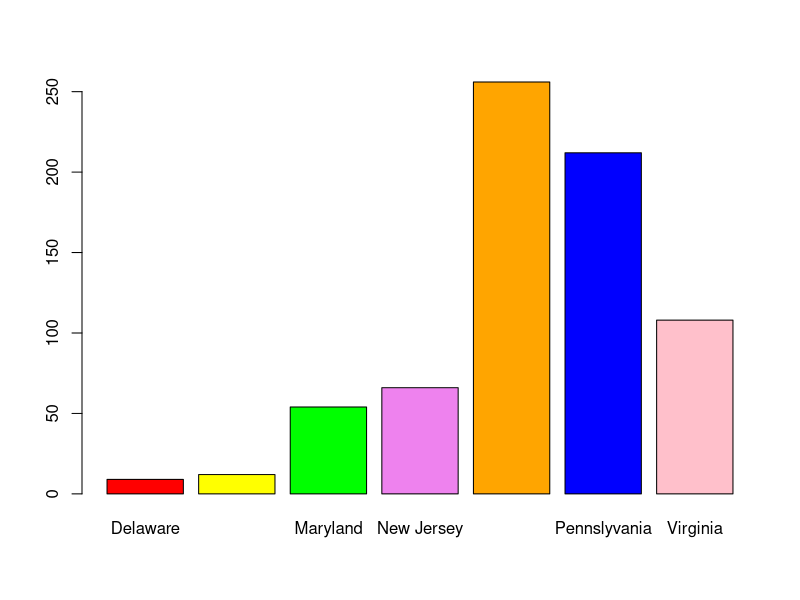
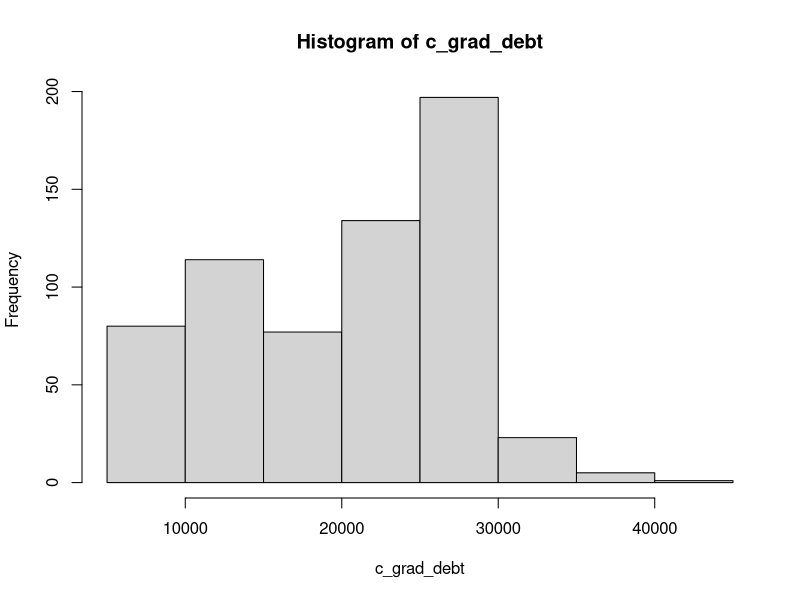
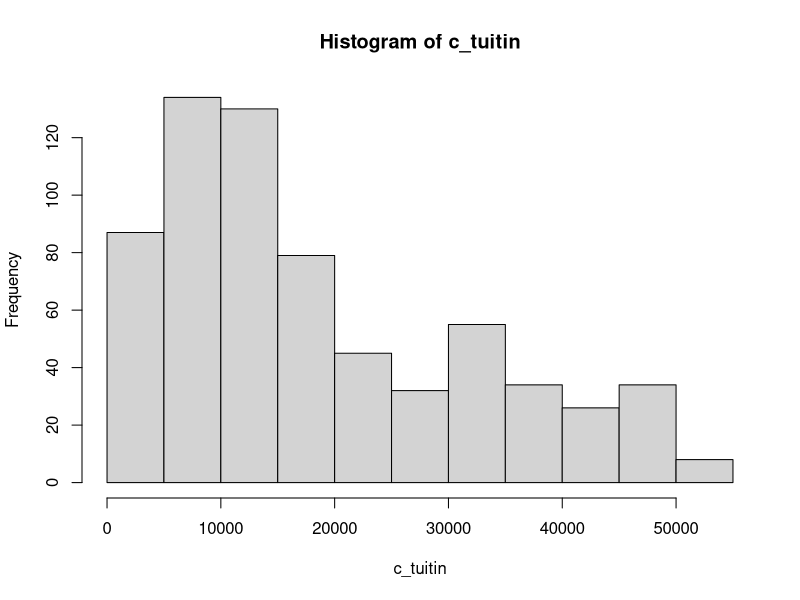
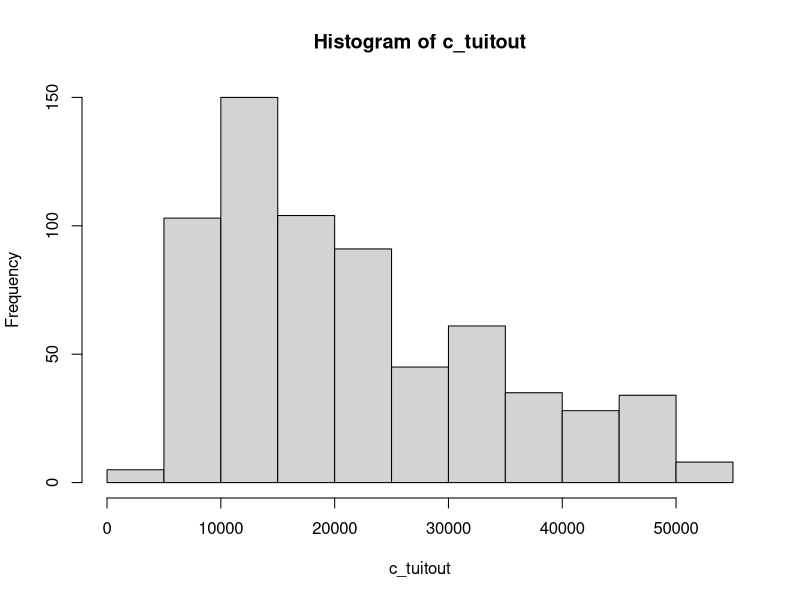
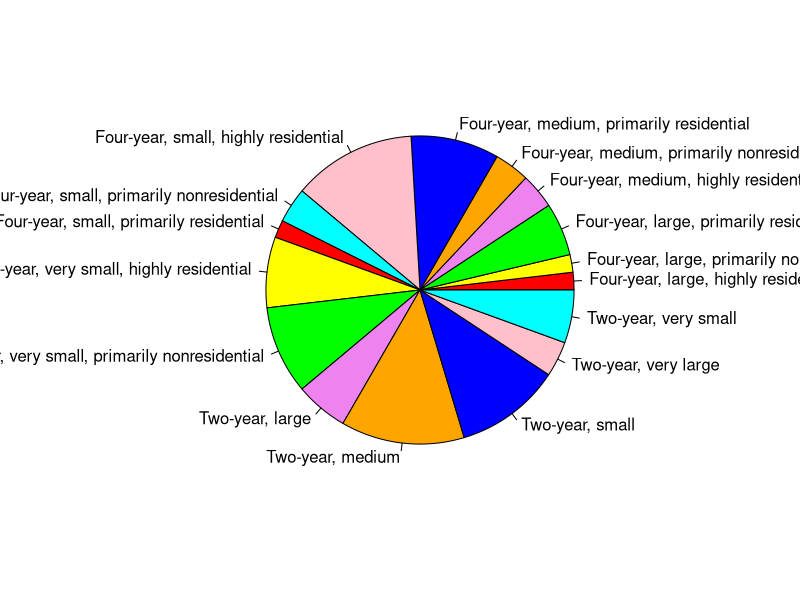

These charts were generated, in order, by the following R code: (Note: this script raises an error after producing the figures.)
# Read and view the College Scorecard raw data of colleges with Mid East Region and Virginia
CollegeScoreCard<-read.csv("College_ScoreCard_Raw_Data_v5.csv",header = TRUE)
View(CollegeScoreCard)

# Create and view a Super Score Data subset that includes the State(ST_FIPS_DESC), 
# Locale(LOCALE_DESC), Control type(CONT_DESC), Carnegie Sizing and setting(CCSIZE_DESC),
# 2-year chort default rate(CDR2), 3-year cohort defaut rate(CDR3),
# mean earnings of students working and not enrolled(MN_EARN_WNE_P10),
# median debt of graduates(GRAD_DEBT_MDN_SUPP), in-state tuition(TUITIONFEE_IN),
# out-of-state tuition(TUITIONFEE_OUT)
SuperScoreData<-CollegeScoreCard[c(15,19,13,25,138,139,151,159,101,102)]
View(SuperScoreData)

# Create a vector with just the colleges with the States
state = SuperScoreData$ST_FIPS_DESC

# Find the frequency distribution of the colleges by States
state.freq = table(state)

# Display the results in column format
cbind(state.freq)

# Select a color palette
colors = c("red","yellow","green","violet","orange","blue","pink","cyan")

# Create a bar chart of the frequency distribution of the colleges by States
barplot(state.freq, col=colors)

# Replace median grad debt with NA for character strings that cannot be converted into numeric values
c_grad_debt<-as.numeric(as.character(SuperScoreData$GRAD_DEBT_MDN_SUPP))

# Range of median debt of students who have graduated from collges within the States
range(c_grad_debt,na.rm=TRUE)

# Mean of the median debt of students who have graduated from colleges within the States
mean(c_grad_debt,na.rm=TRUE)

# Standard deviation of the median debt of students who have graduated from colleges within the States
sd(c_grad_debt,na.rm=TRUE)

# Histogram of median debt of students who have graduated from colleges within the States
hist(c_grad_debt)

# Replace In-State Tuition with NA for character strings that cannot be converted into numeric values
c_tuitin<-as.numeric(as.character(SuperScoreData$TUITIONFEE_IN))

# Range of in-state tuition and fees of full-time, first-timme students of collges within the States
range(c_tuitin,na.rm=TRUE)

# Mean of in-state tuition and fees of full-time, first-time students of collges within the States
mean(c_tuitin,na.rm=TRUE)

# Standard deviation of in-state tuition and fees of full-time, first-time students of collges within the States
sd(c_tuitin,na.rm=TRUE)

# Histogram of in-state tuition and fees of full-time, first-time students of collges within the States
hist(c_tuitin)

# Replace Out-of-State Tuition with NA for character strings that cannot be converted into numeric values
c_tuitout<-as.numeric(as.character(SuperScoreData$TUITIONFEE_OUT))

# Range of out-of-state tuition and fees of full-time, first-timme students of collges within the States
range(c_tuitout,na.rm=TRUE)

# Mean of out-of-state tuition and fees of full-time, first-time students of collges within the States
mean(c_tuitout,na.rm=TRUE)

# Standard deviation of out-of-state tuition and fees of full-time, first-time students of collges within the States
sd(c_tuitout,na.rm=TRUE)

# Histogram of out-of-state tuition and fees of full-time, first-time students of collges within the States
hist(c_tuitout)

# Create a child data set for Maryland
mdstate = state == "Maryland"
mddata = SuperScoreData[mdstate,]
View(mddata)

# Create a vector with just college sizes in Mayland
mdccsize = mddata$CCSIZE_DESC

# Frequency distribution of the college sizes in Maryland
mdccsize.freq = table(mdccsize)

# Display the results in column format
cbind(mdccsize.freq)

# Create a pie chart of the college sizes in Maryland
pie(mdccsize.freq, col=colors)
# (RET_FT_COMBINE, which is a combination of RET_FT4, RET_FTL4) First-time, full-time student retention rate 
RET_FT_COMBINE <- as.numeric((as.character(df$RET_FT_COMBINE)))

mean(RET_FT_COMBINE, na.rm=TRUE)
sd(RET_FT_COMBINE, na.rm=TRUE)

hist(RET_FT_COMBINE, na.rm=TRUE)


# (C150_COMBINE , which is a combination of C150_4, C150_L4) Completion rate for first-time, full-time students 
C150_COMBINE <- as.numeric((as.character(df$C150_COMBINE)))

mean(C150_COMBINE, na.rm=TRUE)
sd(C150_COMBINE, na.rm=TRUE)

hist(C150_COMBINE, na.rm=TRUE)


# (PFTFAC) Proportion of faculty that is full-time 
PFTFAC <- as.numeric((as.character(df$PFTFAC)))

mean(PFTFAC, na.rm=TRUE)
sd(PFTFAC, na.rm=TRUE)

hist(PFTFAC, na.rm=TRUE)
